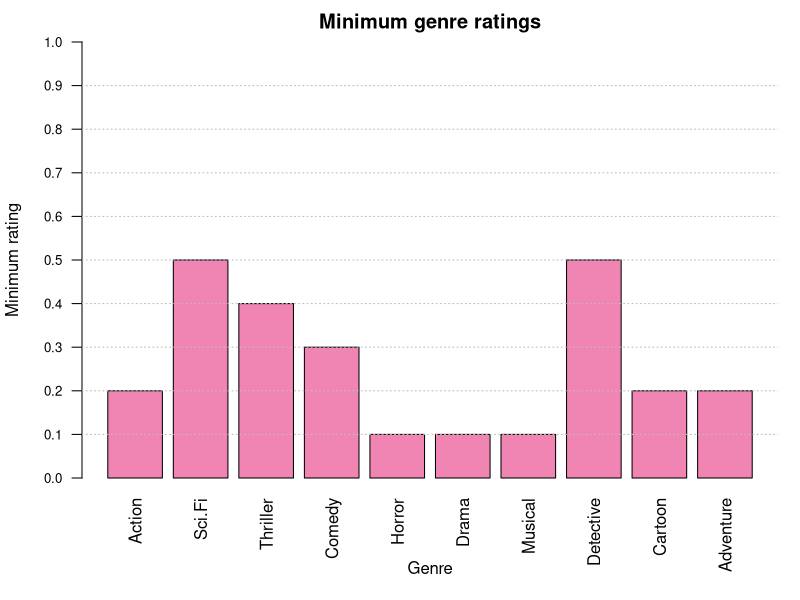
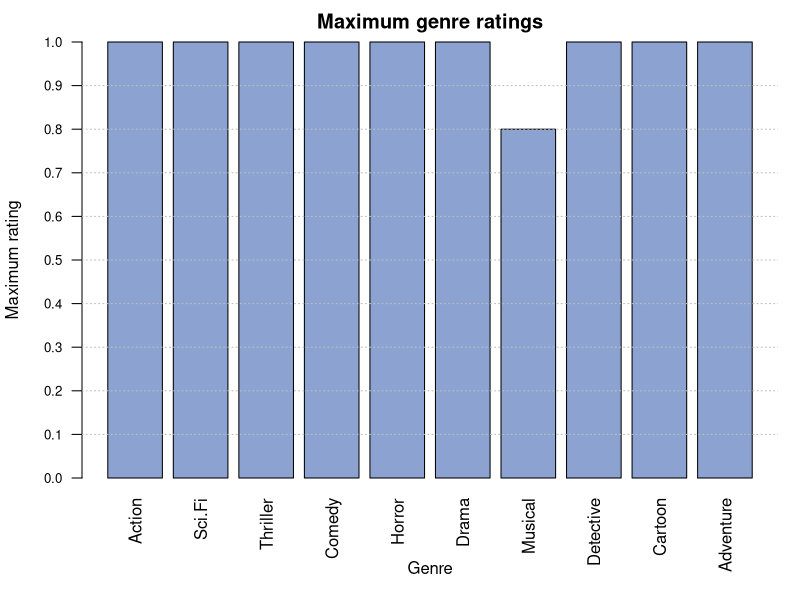
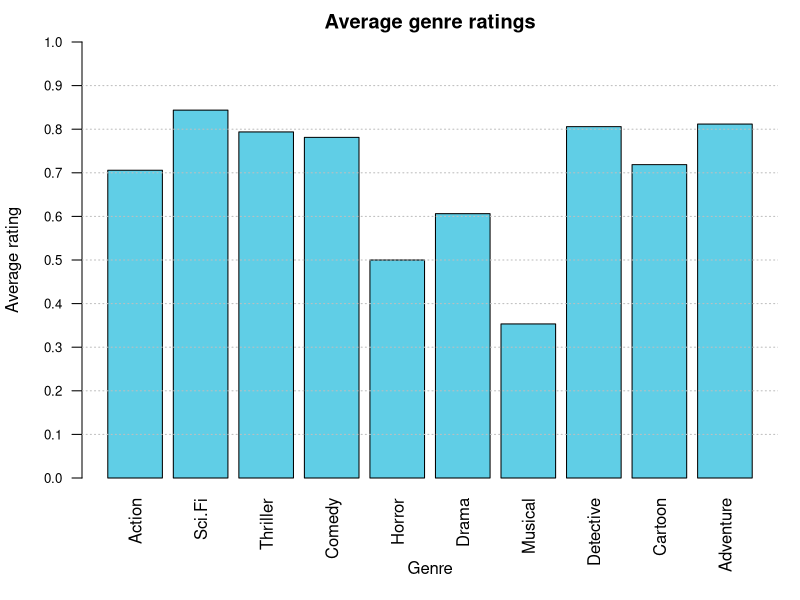
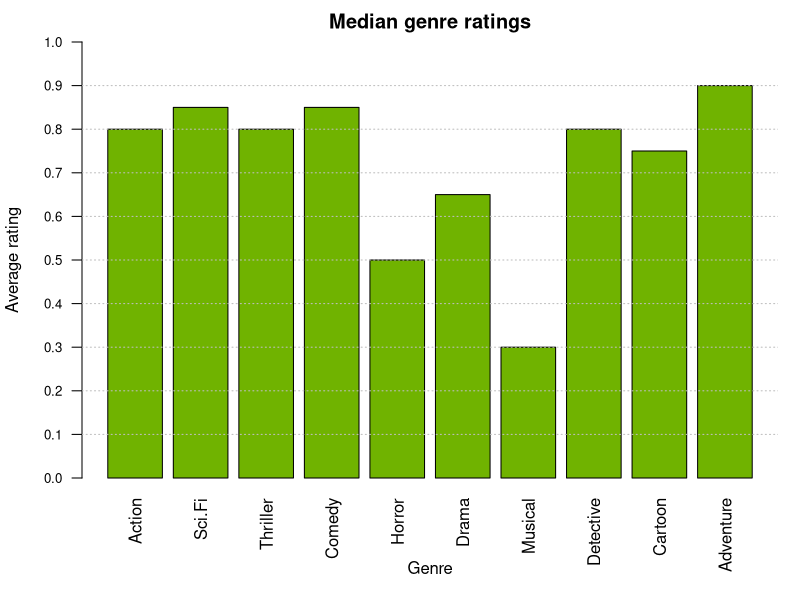
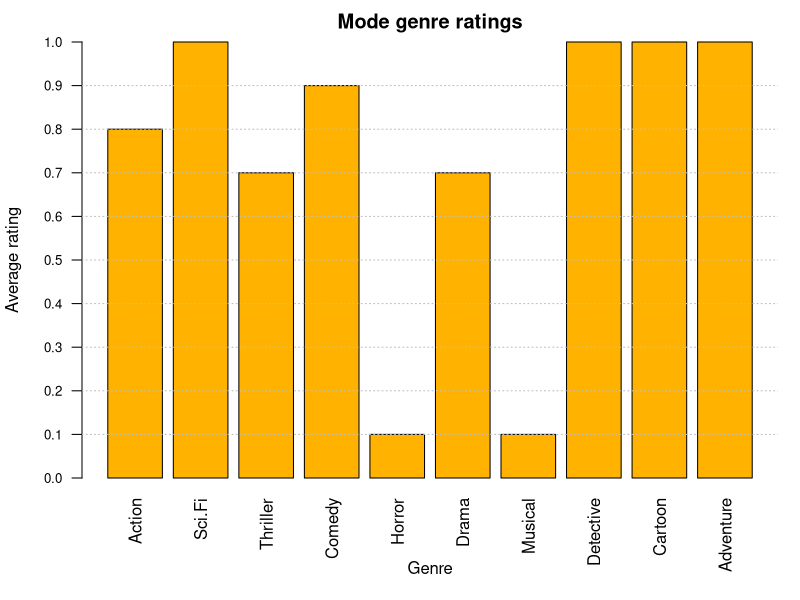
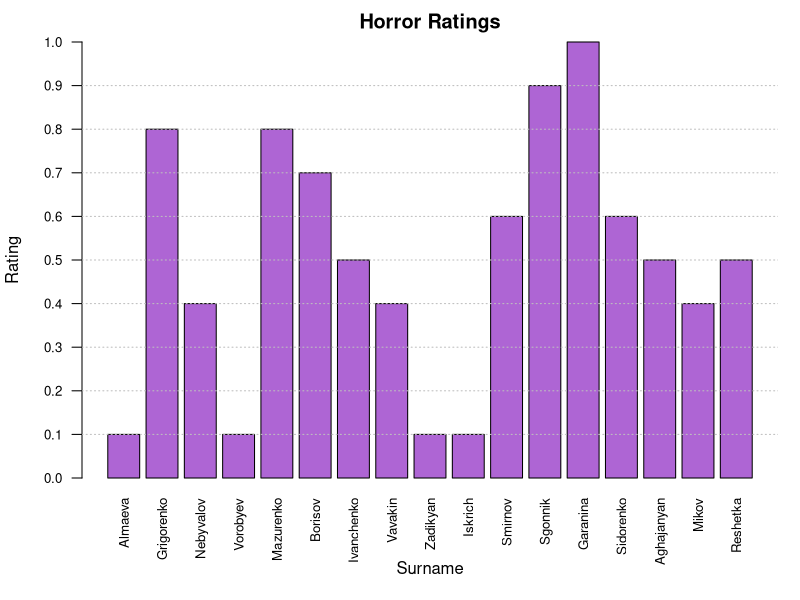
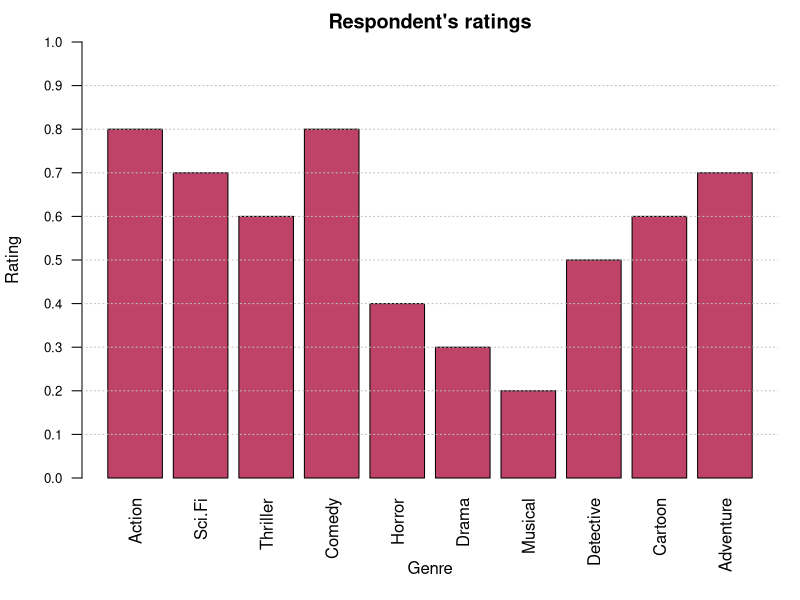
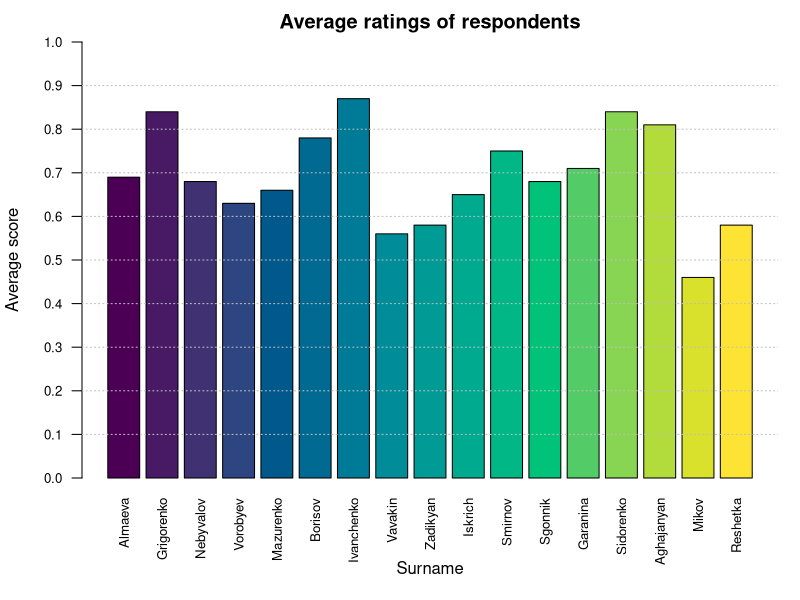

Recreate these plots in R, in order.
# ----- Connecting libraries -----
library("psych")
library("readxl")

# ----- Getting data from Excel -----
setwd("C:/Users/rexandel/Desktop/GitHub/big_data_research/student_survey_analysis")

survey <- read_excel("survey.xlsx")

data <- data.frame(survey)
data

# ----- Getting surnames and genres -----
surnames <- data[, 1]
surnames

genres <- names(data[, -1])
genres

# ----- Normalization of data -----
data[, sapply(data, is.numeric)] <- data[, sapply(data, is.numeric)] / 10
data

# ----- Calculating metrics -----
# sapply(data, is.numeric) - named logical vector, where TRUE = numeric
min_values <- sapply(data[, sapply(data, is.numeric)], min, na.rm = TRUE)
min_values

max_values <- sapply(data[, sapply(data, is.numeric)], max, na.rm = TRUE)
max_values

mean_values <- sapply(data[, sapply(data, is.numeric)], mean, na.rm = TRUE)
mean_values

median_values <- sapply(data[, sapply(data, is.numeric)], median, na.rm = TRUE)
median_values

mode_values <- sapply(data[, sapply(data, is.numeric)], function(x) as.numeric(names(which.max(table(x, useNA = "no")))))
mode_values

var_values <- sapply(data[, sapply(data, is.numeric)], var, na.rm = TRUE)
var_values

sd_values <- sapply(data[, sapply(data, is.numeric)], sd, na.rm = TRUE)
sd_values

skew_values <- sapply(data[, sapply(data, is.numeric)], skew, na.rm = TRUE)
skew_values

kurtosi_values <- sapply(data[, sapply(data, is.numeric)], kurtosi, na.rm = TRUE)
kurtosi_values

metrics <- data.frame(
                      min = min_values,
                      max = max_values,
                      scope = max_values - min_values,
                      mean = round(mean_values, 2),
                      median = median_values,
                      mode = mode_values,
                      var = round(var_values, 3),
                      sd = round(sd_values, 3),
                      skew = round(skew_values, 3),
                      kurtosi = round(kurtosi_values, 3)
                     )
metrics

# ----- Analysis of distribution of respondents by preference level -----
count_of_high_ratings <- colSums(data[, sapply(data, is.numeric)] > 0.7, na.rm = TRUE)
count_of_high_ratings

count_of_low_ratings <- colSums(data[, sapply(data, is.numeric)] < 0.3, na.rm = TRUE)
count_of_low_ratings

# ----- Working with missing data -----
data_mean_input <- data
numeric_cols <- sapply(data_mean_input, is.numeric)
data_mean_input[, numeric_cols] <- lapply(data_mean_input[, numeric_cols], function(x) {
  x[is.na(x)] <- mean(x, na.rm = TRUE)
  round(x, 1)
})
data_mean_input

data_zero <- data
numeric_cols <- sapply(data_zero, is.numeric)
data_zero[, numeric_cols] <- lapply(data_zero[, numeric_cols], function(x) {
  x[is.na(x)] <- 0
  x
})
data_zero

data_delete <- na.omit(data)
data_delete

data <- data_mean_input

# ----- Sorting data set -----

# Not necessary
# sorted_genres_asc <- sort(mean_values, decreasing = FALSE)
# sorted_genres_asc

# sorted_genres_desc <- sort(mean_values, decreasing = TRUE)
# sorted_genres_desc

# Detective
sorted_by_detective_asc <- data[order(data$Detective, decreasing = FALSE), ]
sorted_by_detective_asc

sorted_by_detective_desc <- data[order(data$Detective, decreasing = TRUE), ]
sorted_by_detective_desc

# Horror
sorted_by_horror_asc <- data[order(data$Horror, decreasing = FALSE), ]
sorted_by_horror_asc

sorted_by_horror_desc <- data[order(data$Horror, decreasing = TRUE), ]
sorted_by_horror_desc

# ----- Creating subsets of data -----
adventure_high <- data[data$Adventure > 0.8, ]
adventure_high
str(adventure_high)
summary(adventure_high)

horror_low <- subset(data, data$Horror < 0.4)
horror_low
str(horror_low)
summary(horror_low)

# ----- Setting up margins -----
par(mar = c(6, 4, 2, 1) + 0.1) # c(bottom, left, top, right)
# dev.off()

# ----- Plotting min, max, mean, median genre ratings barplots -----
barplot(height = min_values,
        main = "Minimum genre ratings",
        xlab = "",
        ylab = "Minimum rating",
        ylim = c(0, 1),
        yaxt = "n",
        col = rgb(0.9,0.2,0.5,0.6),
        las = 2)

title(xlab = "Genre", line = 4)
axis(2, at = seq(0.0, 1.0, 0.1), cex.axis = 0.8, las = 2)
grid(nx = NA, ny = 10, col = "gray", lty = "dotted")

barplot(height = max_values,
        main = "Maximum genre ratings",
        xlab = "",
        ylab = "Maximum rating",
        ylim = c(0, 1),
        yaxt = "n",
        col = rgb(0.5,0.6,0.8,0.9),
        las = 2)

title(xlab = "Genre", line = 4)
axis(2, at = seq(0.0, 1.0, 0.1), cex.axis = 0.8, las = 2)
grid(nx = NA, ny = 10, col = "gray", lty = "dotted")

barplot(height = mean_values,
        main = "Average genre ratings",
        xlab = "",
        ylab = "Average rating",
        ylim = c(0, 1),
        yaxt = "n",
        col = rgb(0.376, 0.808, 0.902),
        las = 2)

title(xlab = "Genre", line = 4)
axis(2, at = seq(0.0, 1.0, 0.1), cex.axis = 0.8, las = 2)
grid(nx = NA, ny = 10, col = "gray", lty = "dotted")

barplot(height = median_values,
        main = "Median genre ratings",
        xlab = "",
        ylab = "Average rating",
        ylim = c(0, 1),
        yaxt = "n",
        col = rgb(0.44, 0.7, 0),
        las = 2)

title(xlab = "Genre", line = 4)
axis(2, at = seq(0.0, 1.0, 0.1), cex.axis = 0.8, las = 2)
grid(nx = NA, ny = 10, col = "gray", lty = "dotted")

barplot(height = mode_values,
        main = "Mode genre ratings",
        xlab = "",
        ylab = "Average rating",
        ylim = c(0, 1),
        yaxt = "n",
        col = rgb(1, 0.7, 0),
        las = 2)

title(xlab = "Genre", line = 4)
axis(2, at = seq(0.0, 1.0, 0.1), cex.axis = 0.8, las = 2)
grid(nx = NA, ny = 10, col = "gray", lty = "dotted")


# ----- Plotting barplot of rating by genre -----
barplot(height = data$Horror,
        names.arg = data$Surname,
        main = "Horror Ratings",
        xlab = "",
        ylab = "Rating",
        ylim = c(0, 1),
        yaxt = "n",
        col = rgb(0.682, 0.396, 0.831),
        las = 2,
        cex.names = 0.8)

title(xlab = "Surname", line = 4)
axis(2, at = seq(0.0, 1.0, 0.1), cex.axis = 0.8, las = 2)
grid(nx = NA, ny = 10, col = "gray", lty = "dotted")

# ----- Plotting barplot of respondent's ratings -----
barplot(height = as.numeric(data[data$Surname == "Vavakin", sapply(data, is.numeric)]),
        names.arg = genres,
        main = "Respondent's ratings",
        xlab = "",
        ylab = "Rating",
        yaxt = "n",
        ylim = c(0, 1),
        col = rgb(0.749, 0.263, 0.412),
        las = 2)

title(xlab = "Genre", line = 4)
axis(2, at = seq(0.0, 1.0, 0.1), cex.axis = 0.8, las = 2)
grid(nx = NA, ny = 10, col = "gray", lty = "dotted")

# ----- Plotting barplot of average ratings of each respondent -----
barplot(height = rowMeans(data[-1]),
        names.arg = data$Surname,
        main = "Average ratings of respondents",
        ylab = "Average score",
        ylim = c(0, 1),
        yaxt = "n",
        col = hcl.colors(nrow(data)),
        las = 2,
        cex.names = 0.8)

title(xlab = "Surname", line = 4)  
axis(2, at = seq(0.0, 1.0, 0.1), cex.axis = 0.8, las = 2)
grid(nx = NA, ny = 10, col = "gray", lty = "dotted")

# ----- Plotting histogram of distribution of ratings by genre -----
hist(data$Action, 
     breaks = seq(0, 1, by = 0.1),
     xaxt = "n",
     main = "Distribution of ratings for Action",
     xlab = "Rating", 
     ylab = "Count of ratings",
     col = rgb(0.831, 0.475, 0.584),
     border = "black")

lines(density(data$Action), col = "black")
grid(nx = NA, ny = NULL, col = "gray", lty = "dotted")
axis(1, at = seq(0.05, 0.95, 0.1), labels = seq(0.1, 1, 0.1), cex.axis = 0.8)

hist(data$Sci.Fi, 
     breaks = seq(0, 1, by = 0.1),
     xaxt = "n",
     main = "Distribution of ratings for Sci-Fi",
     xlab = "Rating", 
     ylab = "Count of ratings",
     col = rgb(0.561, 0.42, 0.463),
     border = "black")

lines(density(data$Sci.Fi), col = "black")
grid(nx = NA, ny = NULL, col = "gray", lty = "dotted")
axis(1, at = seq(0.05, 0.95, 0.1), labels = seq(0.1, 1, 0.1), cex.axis = 0.8)

hist(data$Thriller, 
     breaks = seq(0, 1, by = 0.1),
     xaxt = "n",
     main = "Distribution of ratings for Thriller",
     xlab = "Rating", 
     ylab = "Count of ratings",
     col = rgb(0.22, 0.42, 0.463),
     border = "black")

lines(density(data$Thriller), col = "black")
grid(nx = NA, ny = NULL, col = "gray", lty = "dotted")
axis(1, at = seq(0.05, 0.95, 0.1), labels = seq(0.1, 1, 0.1), cex.axis = 0.8)

hist(data$Comedy, 
     breaks = seq(0, 1, by = 0.1),
     xaxt = "n",
     main = "Distribution of ratings for Comedy",
     xlab = "Rating", 
     ylab = "Count of ratings",
     col = rgb(0.63, 0.82, 0.463),
     border = "black")

lines(density(data$Comedy), col = "black")
grid(nx = NA, ny = NULL, col = "gray", lty = "dotted")
axis(1, at = seq(0.05, 0.95, 0.1), labels = seq(0.1, 1, 0.1), cex.axis = 0.8)

hist(data$Horror, 
     breaks = seq(0, 1, by = 0.1),
     xaxt = "n",
     main = "Distribution of ratings for Horror",
     xlab = "Rating", 
     ylab = "Count of ratings",
     col = rgb(0.77, 0.651, 0.106),
     border = "black")

lines(density(data$Horror), col = "black")
grid(nx = NA, ny = NULL, col = "gray", lty = "dotted")
axis(1, at = seq(0.05, 0.95, 0.1), labels = seq(0.1, 1, 0.1), cex.axis = 0.8)

hist(data$Drama, 
     breaks = seq(0, 1, by = 0.1),
     xaxt = "n",
     main = "Distribution of ratings for Drama",
     xlab = "Rating", 
     ylab = "Count of ratings",
     col = rgb(0.77, 0.651, 0.85),
     border = "black")

lines(density(data$Drama, bw = 0.1), col = "black")
grid(nx = NA, ny = NULL, col = "gray", lty = "dotted")
axis(1, at = seq(0.05, 0.95, 0.1), labels = seq(0.1, 1, 0.1), cex.axis = 0.8)

hist(data$Musical,
     breaks = seq(0, 1, by = 0.1),
     xaxt = "n",
     main = "Distribution of ratings for Musical",
     xlab = "Rating", 
     ylab = "Count of ratings",
     col = rgb(0.427, 0.63, 0.541),
     border = "black")

lines(density(data$Musical), col = "black")
grid(nx = NA, ny = NULL, col = "gray", lty = "dotted")
axis(1, at = seq(0.05, 0.95, 0.1), labels = seq(0.1, 1, 0.1), cex.axis = 0.8)

hist(data$Detective,
     breaks = seq(0, 1, by = 0.1),
     xaxt = "n",
     main = "Distribution of ratings for Detective",
     xlab = "Rating", 
     ylab = "Count of ratings",
     col = rgb(0.82, 0.361, 0.298),
     border = "black")

lines(density(data$Detective), col = "black")
grid(nx = NA, ny = NULL, col = "gray", lty = "dotted")
axis(1, at = seq(0.05, 0.95, 0.1), labels = seq(0.1, 1, 0.1), cex.axis = 0.8)

hist(data$Cartoon,
     breaks = seq(0, 1, by = 0.1),
     xaxt = "n",
     main = "Distribution of ratings for Cartoon",
     xlab = "Rating", 
     ylab = "Count of ratings",
     col = rgb(0.82, 0.42, 0.063),
     border = "black")

lines(density(data$Cartoon), col = "black")
grid(nx = NA, ny = NULL, col = "gray", lty = "dotted")
axis(1, at = seq(0.05, 0.95, 0.1), labels = seq(0.1, 1, 0.1), cex.axis = 0.8)

hist(data$Adventure,
     breaks = seq(0, 1, by = 0.1),
     xaxt = "n",
     main = "Distribution of ratings for Adventure",
     xlab = "Rating", 
     ylab = "Count of ratings",
     col = rgb(0.365, 0.769, 0.251),
     border = "black")

lines(density(data$Adventure), col = "black")
grid(nx = NA, ny = NULL, col = "gray", lty = "dotted")
axis(1, at = seq(0.05, 0.95, 0.1), labels = seq(0.1, 1, 0.1), cex.axis = 0.8)

# ----- Zeroing out margins -----
dev.off()

# ----- Plotting boxplots -----
boxplot(data$Action,
        main = "Distribution of ratings: Action",
        ylab = "Rating",
        ylim = c(0,1),
        yaxt = "n",
        col = rgb(0.831, 0.475, 0.584))

grid(nx = NA, ny = NULL, col = "gray", lty = "dotted")
axis(2, at = seq(0.0, 1.0, 0.1), cex.axis = 0.8, las = 2)
summary(data$Action)
IQR(data$Action)

boxplot(data$Sci.Fi,
        main = "Distribution of ratings: Sci-Fi",
        ylab = "Rating",
        ylim = c(0,1),
        yaxt = "n",
        col = rgb(0.561, 0.42, 0.463))

grid(nx = NA, ny = NULL, col = "gray", lty = "dotted")
axis(2, at = seq(0.0, 1.0, 0.1), cex.axis = 0.8, las = 2)
summary(data$Sci.Fi)
IQR(data$Sci.Fi)

boxplot(data$Thriller,
        main = "Distribution of ratings: Thriller",
        ylab = "Rating",
        ylim = c(0,1),
        yaxt = "n",
        col = rgb(0.22, 0.42, 0.463))

grid(nx = NA, ny = NULL, col = "gray", lty = "dotted")
axis(2, at = seq(0.0, 1.0, 0.1), cex.axis = 0.8, las = 2)
summary(data$Thriller)
IQR(data$Thriller)

boxplot(data$Comedy,
        main = "Distribution of ratings: Comedy",
        ylab = "Rating",
        ylim = c(0,1),
        yaxt = "n",
        col = rgb(0.63, 0.82, 0.463))

grid(nx = NA, ny = NULL, col = "gray", lty = "dotted")
axis(2, at = seq(0.0, 1.0, 0.1), cex.axis = 0.8, las = 2)
summary(data$Comedy)
IQR(data$Comedy)

boxplot(data$Horror,
        main = "Distribution of ratings: Horror",
        ylab = "Rating",
        ylim = c(0,1),
        yaxt = "n",
        col = rgb(0.77, 0.651, 0.106))

grid(nx = NA, ny = NULL, col = "gray", lty = "dotted")
axis(2, at = seq(0.0, 1.0, 0.1), cex.axis = 0.8, las = 2)
summary(data$Horror)
IQR(data$Horror)

boxplot(data$Drama,
        main = "Distribution of ratings: Drama",
        ylab = "Rating",
        ylim = c(0,1),
        yaxt = "n",
        col = rgb(0.77, 0.651, 0.85))

grid(nx = NA, ny = NULL, col = "gray", lty = "dotted")
axis(2, at = seq(0.0, 1.0, 0.1), cex.axis = 0.8, las = 2)
summary(data$Drama)
IQR(data$Drama)

boxplot(data$Musical,
        main = "Distribution of ratings: Musical",
        ylab = "Rating",
        ylim = c(0,1),
        yaxt = "n",
        col = rgb(0.427, 0.63, 0.541))

grid(nx = NA, ny = NULL, col = "gray", lty = "dotted")
axis(2, at = seq(0.0, 1.0, 0.1), cex.axis = 0.8, las = 2)
summary(data$Musical)
IQR(data$Musical)

boxplot(data$Detective,
        main = "Distribution of ratings: Detective",
        ylab = "Rating",
        ylim = c(0,1),
        yaxt = "n",
        col = rgb(0.82, 0.361, 0.298))

grid(nx = NA, ny = NULL, col = "gray", lty = "dotted")
axis(2, at = seq(0.0, 1.0, 0.1), cex.axis = 0.8, las = 2)
summary(data$Detective)
IQR(data$Detective)

boxplot(data$Cartoon,
        main = "Distribution of ratings: Cartoon",
        ylab = "Rating",
        ylim = c(0,1),
        yaxt = "n",
        col = rgb(0.82, 0.42, 0.063))

grid(nx = NA, ny = NULL, col = "gray", lty = "dotted")
axis(2, at = seq(0.0, 1.0, 0.1), cex.axis = 0.8, las = 2)
summary(data$Cartoon)
IQR(data$Cartoon)

boxplot(data$Adventure,
        main = "Distribution of ratings: Adventure",
        ylab = "Rating",
        ylim = c(0,1),
        yaxt = "n",
        col = rgb(0.365, 0.769, 0.251))

grid(nx = NA, ny = NULL, col = "gray", lty = "dotted")
axis(2, at = seq(0.0, 1.0, 0.1), cex.axis = 0.8, las = 2)
summary(data$Adventure)
IQR(data$Adventure)
